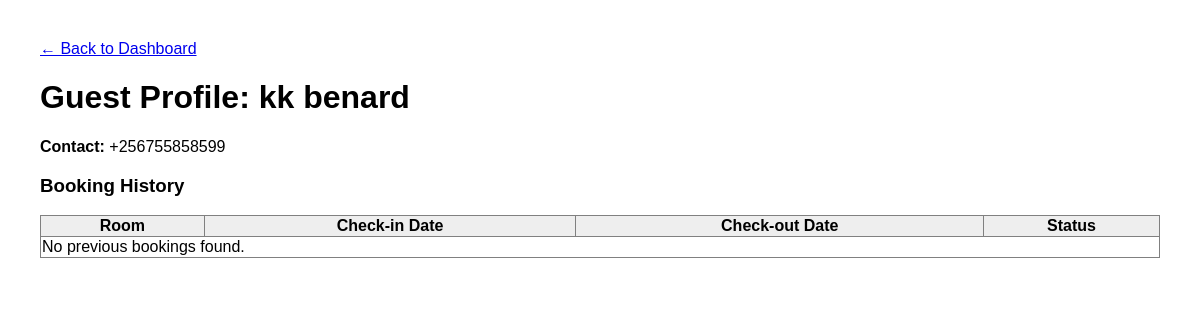
The app's page /guest/3/, older data.
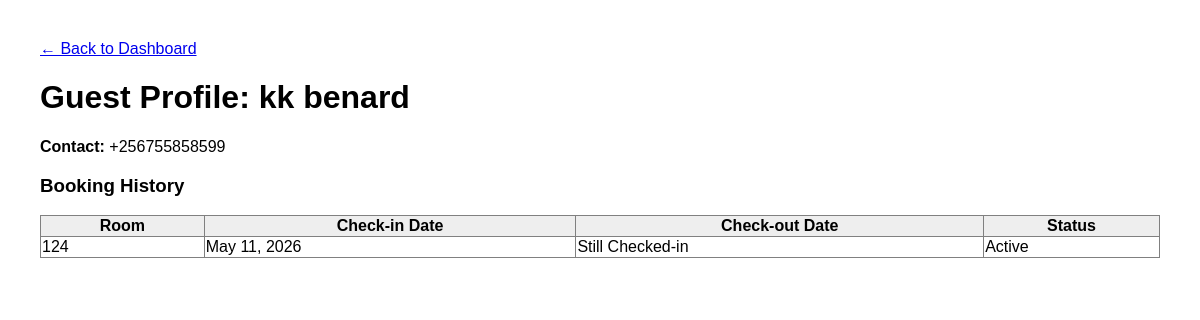
The same page, newer data.
### bookings/models.py (models this page shows, shortened)
class Booking(models.Model):
    guest = models.ForeignKey(Guest, on_delete=models.CASCADE)
    room = models.ForeignKey(Room, on_delete=models.CASCADE)
    check_in = models.DateField(auto_now_add=True)
    check_out = models.DateField(null=True, blank=True)
    is_active = models.BooleanField(default=True)

class Room(models.Model):
    ROOM_TYPES = [('Single', 'Single'), ('Double', 'Double'), ('VIP', 'VIP')]
    STATUS_CHOICES = [('Available', 'Available'), ('Occupied', 'Occupied')]
    room_number = models.CharField(max_length=10, unique=True)
    room_type = models.CharField(max_length=20, choices=ROOM_TYPES)
    room_status = models.CharField(max_length=20, choices=STATUS_CHOICES, default='Available')
    price_per_night = models.DecimalField(max_digits=10, decimal_places=2)

### bookings/views.py (the view)
# urls.py: path('guest/<int:guest_id>/', views.guest_detail, name='guest_detail'),
def guest_detail(request, guest_id):
    guest = get_object_or_404(Guest, id=guest_id)
    history = Booking.objects.filter(guest=guest).order_by('-check_in')
    return render(request, 'guest_detail.html', {
        'guest': guest,
        'history': history
    })

### bookings/templates/guest_detail.html
<!DOCTYPE html>
<html>
<head><title>Guest Profile</title></head>
<body style="font-family: sans-serif; margin: 40px;">
    <a href="{% url 'home' %}">← Back to Dashboard</a>
    <h1>Guest Profile: {{ guest.first_name }} {{ guest.last_name }}</h1>
    <p><strong>Contact:</strong> {{ guest.contact }}</p>
    <h3>Booking History</h3>
    <table border="1" style="width: 100%; border-collapse: collapse;">
        <tr style="background: #eee;">
            <th>Room</th>
            <th>Check-in Date</th>
            <th>Check-out Date</th>
            <th>Status</th>
        </tr>
        {% for stay in history %}
        <tr>
            <td>{{ stay.room.room_number }}</td>
            <td>{{ stay.check_in }}</td>
            <td>{{ stay.check_out|default:"Still Checked-in" }}</td>
            <td>{% if stay.is_active %}Active{% else %}Completed{% endif %}</td>
        </tr>
        {% empty %}
        <tr><td colspan="4">No previous bookings found.</td></tr>
        {% endfor %}
    </table>
</body>
</html>

Row changes from the older to the newer data that the page shows:
added Booking: room.room_number "124", check_in "May 11, 2026", check_out "Still Checked-in", is_active "Active"
Text that changed along with them:
text no longer shown: "No previous bookings found."
